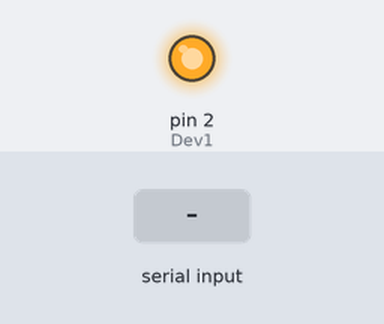
Simulated run of this sketch. Board: Arduino Uno, built with avr-gcc and run on an emulated ATmega328P. On the bench: output pins drawn as LEDs (lit = HIGH). The inputs (shaded band) are chosen by the test bench.

Above: at 1.8 s.
1.9 s: "1" received over the second serial link
At 3.2 s:
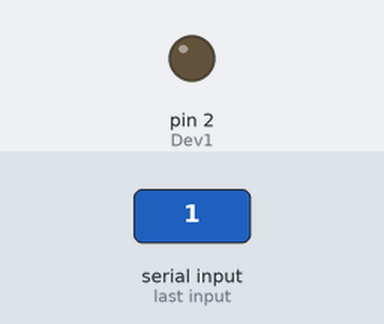
3.5 s: "0" received over the second serial link
At 4.6 s:
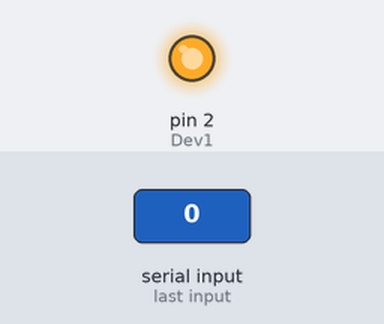
5.0 s: "2" received over the second serial link
At 5.7 s:
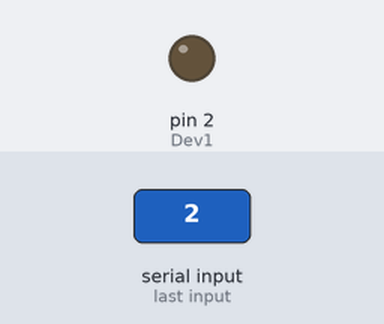
Timing chart, 0 to 8.0 s (numbered marks = the images above; inputs shaded):
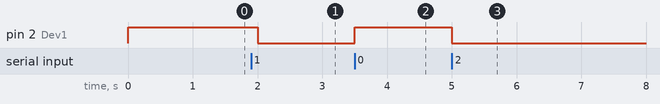

The sketch:

ArduinoBluetoothControl.ino
```cpp
#include <SoftwareSerial.h>
SoftwareSerial BTserial(3, 4); // RX | TX
int state1 = 0;
int message;
int Dev1 = 2;  //Defining the First Pin of the relay module
// DEFINE YOUR NEW PINS HERE


void setup()
{
 pinMode(Dev1,OUTPUT);  //Setting up the First pin of Relay module as OUTPUT Pin
 digitalWrite(Dev1,HIGH);
 BTserial.begin(9600); //Setting up Bluetooth Software Serial

//SETUP THE PINS BY COPYING THE CODE SNIPPETS AND ADDING THE DEVICE NAME
}


void loop()
{
   if (BTserial.available()) //Looping to listen for incoming data continously
    {
      message = BTserial.read();  //Setting incoming data message variable

      //Flipping relay switch accoring to the current state
      if(message = 7){
      if(state1 == 0){
        state1 = 1;
        digitalWrite(Dev1,LOW);
      }else if (state1 == 1) {
        state1 = 0;
        digitalWrite(Dev1, HIGH);
      }
      //End of code for First Pin of the relay module

       //ADD CODE FOR NEW RELAY MODULE PINS HERE
    }
    }
  delay(500);
}
```

Measured:
- after the input at 1.9 s, pin 2 (Dev1): HIGH → LOW after 0.10 s
- after the input at 3.5 s, pin 2 (Dev1): LOW → HIGH at once
- after the input at 5.0 s, pin 2 (Dev1): HIGH → LOW at once
